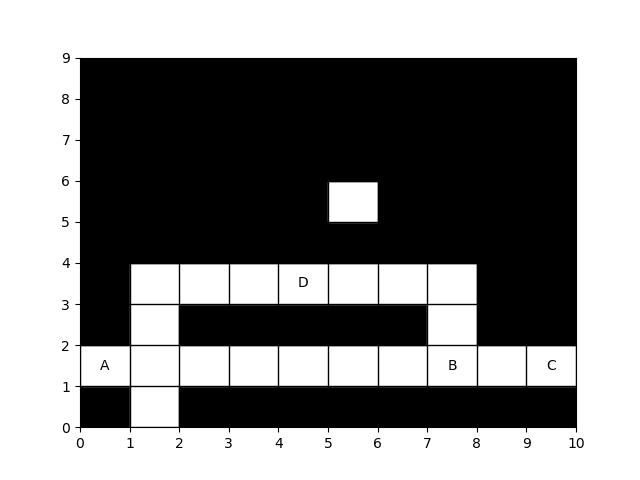

Here is the Python script that generated this plot:
import re
import matplotlib.pyplot as plt


def read_map(file_path):
    # Map config data structure
    config = {
        "map_size": None,
        "white_blocks": {},
        "node_coordinates": {}
    }

    # Reading map detail from the file
    with open(file_path, 'r') as file:
        section = None  # Can be map_size, white_blocks, node_coordinates

        for line in file:
            line = line.strip()
            if not line or line.startswith('#'):  # Skip empty lines and comments
                continue

            # Finding the sections
            if line.endswith(':'):
                section = line[:-1]
            elif section == "map_size":
                config["map_size"] = line
            elif section == "white_blocks":
                row, blocks = line.split(':')
                config["white_blocks"][row] = blocks
            elif section == "node_coordinates":
                node, coordinates = line.split(':')
                config["node_coordinates"][node] = coordinates
    config = map_config_check(config)
    draw_map(config)
    return config


# Checks for possible error like missing a section, coordinates out of ranges, nodes not in white blocks, etc
# Also converts white block and node input from txt file to (x,y) coordinates
def map_config_check(config):
    # Checking all sections' existence
    if not ('white_blocks' in config and 'node_coordinates' in config and 'map_size' in config):
        raise ValueError("Configuration must include white_blocks, map_size, and node_coordinates.")

    # Checking map_size format:
    pattern = re.compile(r"^(\d+)x(\d+)$")  # Regular expression for matching the format 'XxY'

    if not pattern.match(config['map_size']):
        raise ValueError("Invalid format for map_size. It should be in 'XxY' format.")

    # Extract map dimensions
    max_x, max_y = map(int, pattern.match(config['map_size']).groups())
    config['map_size'] = (max_x, max_y)

    # Check white blocks coordinates
    for row, blocks in config.get('white_blocks', {}).items():
        row_number = int(row)
        if row_number >= max_y:
            raise ValueError(f"Row number {row_number} in white_blocks exceeds map height.")

        block_groups = blocks.split()  # Split by spaces to get groups of block ranges
        for block_range in block_groups:
            start, end = map(int, block_range.split('-'))
            if start < 0 or end >= max_x:
                raise ValueError(f"Block coordinate {block_range} in row {row} is out of bounds.")

    # Check node coordinates
    for node, coords in config.get('node_coordinates', {}).items():
        x, y = map(int, coords.split(','))
        if x < 0 or x >= max_x or y < 0 or y >= max_y:
            raise ValueError(f"Node coordinate ({x},{y}) is out of bounds.")

    # Convert white blocks into a set of coordinates
    white_block_coords = set()
    for row, blocks in config['white_blocks'].items():
        y = int(row)
        block_groups = blocks.split()  # Split by spaces to get groups of block ranges
        for group in block_groups:
            block_ranges = group.split(',')  # Split each group by commas to get individual block ranges
            for block_range in block_ranges:
                start, end = map(int, block_range.split('-'))
                for x in range(start, end + 1):
                    white_block_coords.add((x, y))

    config['white_blocks'] = white_block_coords

    nodes = set()
    # Check each node's coordinates
    for node, coords in config['node_coordinates'].items():
        x, y = map(int, coords.split(','))
        if (x, y) not in white_block_coords:
            raise ValueError(f"Node coordinate ({x},{y}) is not within the white blocks.")
        else:
            nodes.add((node, (x, y)))

    config['node_coordinates'] = {node: (x, y) for node, (x, y) in nodes}

    return config


def draw_map(config):
    x_size, y_size = config['map_size']
    # Create a black map with the given size
    map_grid = [[0 for _ in range(x_size)] for _ in range(y_size)]

    # Fill in the white blocks
    for (x, y) in config['white_blocks']:
        map_grid[y][x] = 1  # Set white block

    # Initialize the plot
    fig, ax = plt.subplots()
    ax.set_xlim(0, x_size)
    ax.set_ylim(0, y_size)
    ax.set_xticks(range(x_size + 1))
    ax.set_yticks(range(y_size + 1))
    plt.grid(which='both', color='black', linestyle='-', linewidth=1)

    # Plot the nodes
    for node, coordinates in config['node_coordinates'].items():
        x, y = map(int, coordinates)
        ax.text(x + 0.5, y + 0.5, node, va='center', ha='center')

    # Color the blocks
    for y in range(y_size):
        for x in range(x_size):
            color = 'white' if map_grid[y][x] == 1 else 'black'
            rect = plt.Rectangle((x, y), 1, 1, color=color)
            ax.add_patch(rect)

    # Show the map
    plt.savefig('map.jpg')
    plt.show()
